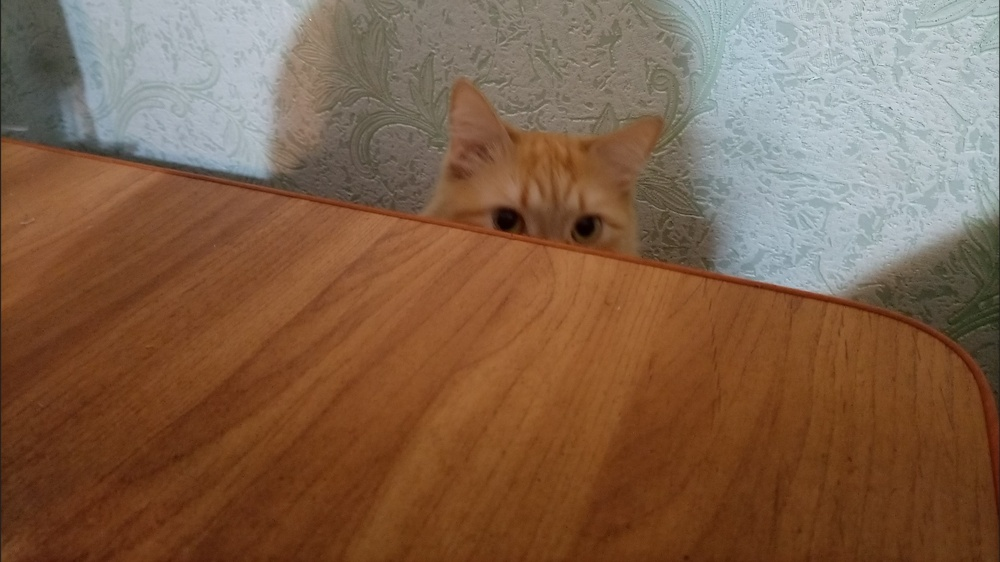
#> input picture codes/cat1.jpg, 1000 x 562 px, shrunk from 1920 x 1080 before the run
$ python 3.py
#> lines starting #> are read from the running program, lines starting #| are printed output that depends on the picture; long printed decimals are rounded
import os

# os.environ['KERAS_BACKEND'] = "plaidml.keras.backend"
# import keras


# from tensorflow import keras
import pandas as pd
import cv2 as cv
import numpy as np
import random
import matplotlib.pyplot as plt


def PSNR(I1, I2):
    s1 = cv.absdiff(I1, I2) #|I1 - I2|
    s1 = np.float32(s1)     # cannot make a square on 8 bits
    s1 = s1 * s1            # |I1 - I2|^2
    sse = s1.sum()          # sum elements per channel
    if sse <= 1e-10:        # sum channels
        return 0            # for small values return zero
    else:
        shape = I1.shape
        mse = 1.0 * sse / (shape[0] * shape[1] * shape[2])
        psnr = 10.0 * np.log10((255 * 255) / mse)
        return psnr

def MSSISM(i1, i2):
    C1 = 6.5025
    C2 = 58.5225
    # INITS
    I1 = np.float32(i1) # cannot calculate on one byte large values
    I2 = np.float32(i2)
    I2_2 = I2 * I2 # I2^2
    I1_2 = I1 * I1 # I1^2
    I1_I2 = I1 * I2 # I1 * I2
    # END INITS
    # PRELIMINARY COMPUTING
    mu1 = cv.GaussianBlur(I1, (11, 11), 1.5)
    mu2 = cv.GaussianBlur(I2, (11, 11), 1.5)
    mu1_2 = mu1 * mu1
    mu2_2 = mu2 * mu2
    mu1_mu2 = mu1 * mu2
    sigma1_2 = cv.GaussianBlur(I1_2, (11, 11), 1.5)
    sigma1_2 -= mu1_2
    sigma2_2 = cv.GaussianBlur(I2_2, (11, 11), 1.5)
    sigma2_2 -= mu2_2
    sigma12 = cv.GaussianBlur(I1_I2, (11, 11), 1.5)
    sigma12 -= mu1_mu2
    t1 = 2 * mu1_mu2 + C1
    t2 = 2 * sigma12 + C2
    t3 = t1 * t2                    # t3 = ((2*mu1_mu2 + C1).*(2*sigma12 + C2))
    t1 = mu1_2 + mu2_2 + C1
    t2 = sigma1_2 + sigma2_2 + C2
    t1 = t1 * t2                    # t1 =((mu1_2 + mu2_2 + C1).*(sigma1_2 + sigma2_2 + C2))
    ssim_map = cv.divide(t3, t1)    # ssim_map =  t3./t1;
    mssim = cv.mean(ssim_map)       # mssim = average of ssim map
    return mssim

def MSE(img1, img2):
    squared_diff = (img1 - img2) ** 2
    summed = np.sum(squared_diff)
    num_pix = img1.shape[0] * img1.shape[1]  # img1 and 2 should have same shape
    err = summed / num_pix
    return err


# 1.	Подготовить несколько тестов по 4 изображения, из которых второе два будут похожими, с точки зрения человека (например, фотография сделанная с немного другого ракурса),а третье будет значительно отличаться от первого (фотография другой сцены), четвертое изображение получить, применив какие либо шумы или размытие к первому. Подготовить не менее 2 тестов, отличающихся характером изображений (темные, светлые, большие, малые и т.п.)


img1 = cv.imread("cat1.jpg")
#> img1 is the input picture: shape (562, 1000, 3); mean B, G, R 74.5, 97.8, 128.5
# img1 = cv.resize(img1, (960, 540), interpolation=cv.INTER_AREA)
img2 = cv.imread("cat2.jpg")
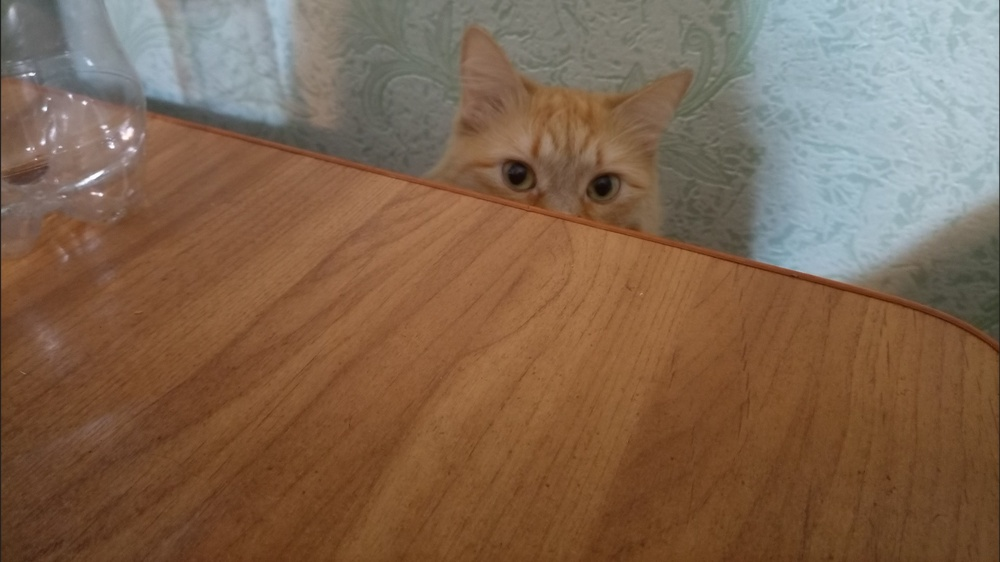
#> input picture codes/cat2.jpg, 1000 x 562 px, shrunk from 1920 x 1080 before the run
#> img2 is the input picture: shape (562, 1000, 3); mean B, G, R 79.2, 101.1, 127.7
# img2 = cv.resize(img2, (960, 540), interpolation=cv.INTER_AREA)
img3 = cv.imread("untitled4.png")
# img3 = cv.resize(img3, (960, 540), interpolation=cv.INTER_AREA)
img4 = img1.copy()
img4 = cv.medianBlur(img4,21)

# [172 lines of commented-out code are left out]

gauss = cv.GaussianBlur(img1, (3,3), cv.BORDER_DEFAULT)
bilateral= cv.bilateralFilter(img1, 100 ,25,300)

print("MSE img1, GaussianBlur :",MSE(img1, gauss))
#> in MSE, `squared_diff = (img1 - img2) ** 2`:
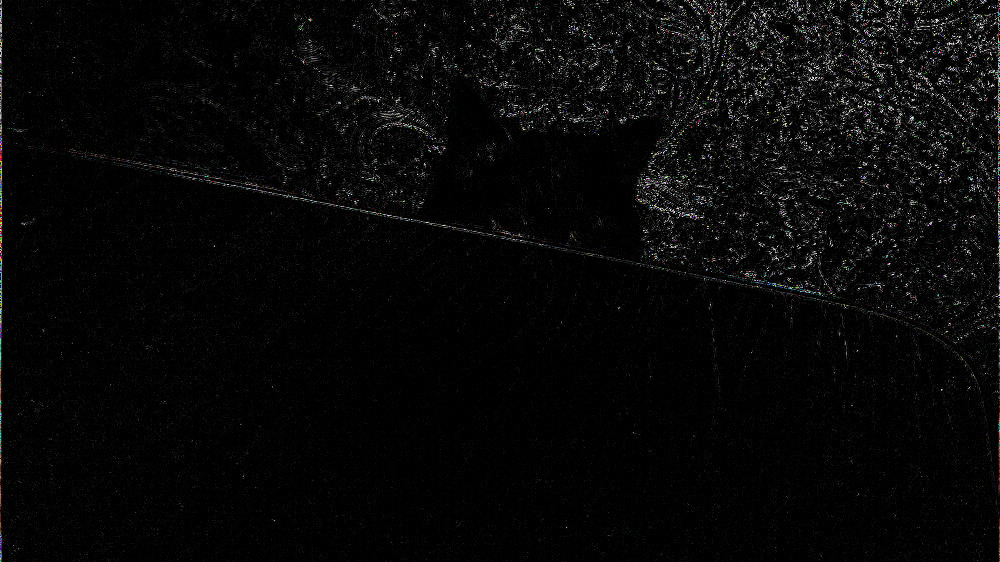
#> squared_diff: shape (562, 1000, 3); mean B, G, R 8, 7.9, 8
#> in MSE, `summed = np.sum(squared_diff)`: summed = 13486177
#> in MSE, `err = summed / num_pix`: err = 24
#| MSE img1, GaussianBlur : 23.997
print("MSE img1, bilateralFilter :",MSE(img1, bilateral))
#> in MSE (call 2), `squared_diff = (img1 - img2) ** 2`:
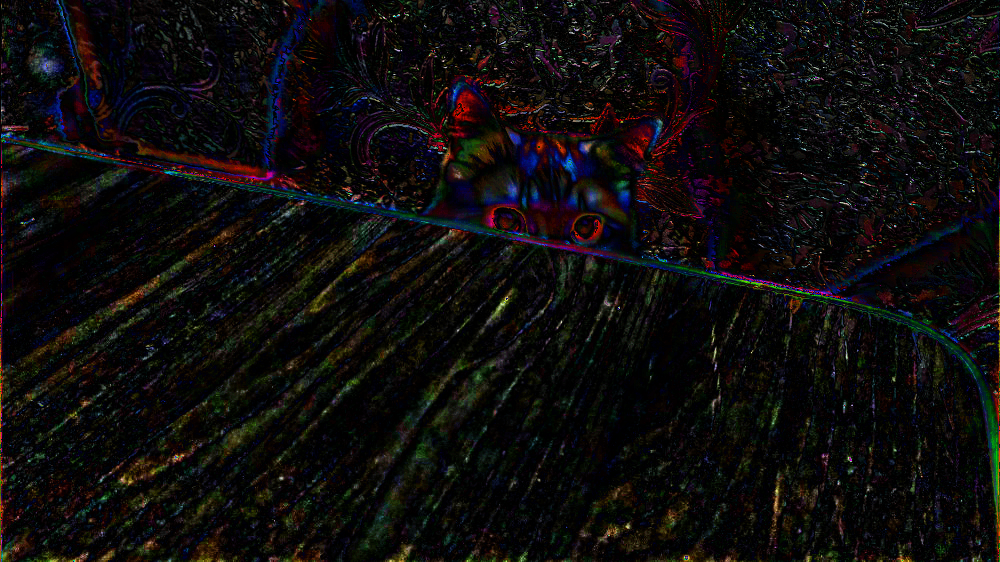
#> squared_diff: shape (562, 1000, 3); mean B, G, R 12.1, 12.4, 14.5
#> in MSE (call 2), `summed = np.sum(squared_diff)`: summed = 21932924
#> in MSE (call 2), `err = summed / num_pix`: err = 39.03
#| MSE img1, bilateralFilter : 39.027

print("PSNR img1, GaussianBlur :",PSNR(img1, gauss))
#> in PSNR, `s1 = cv.absdiff(I1, I2)`:
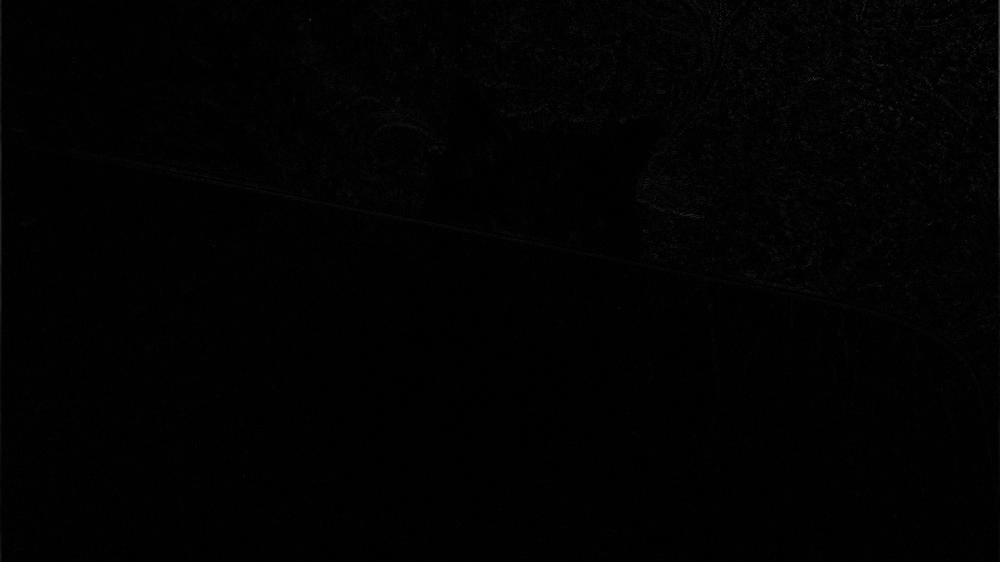
#> s1: shape (562, 1000, 3); mean B, G, R 1.9, 1.9, 1.9
#> in PSNR, `sse = s1.sum()`: sse = 19805014
#> in PSNR, `mse = 1.0 * sse / (shape[0] * shape[1] * shape[2])`: mse = 11.75
#> in PSNR, `psnr = 10.0 * np.log10((255 * 255) / mse)`: psnr = 37.43
#| PSNR img1, GaussianBlur : 37.432
print("PSNR img1, bilateralFilter :",PSNR(img1, bilateral))
#| PSNR img1, bilateralFilter : 36.885

print("MSSISM img1, GaussianBlur :",MSSISM(img1, gauss))
#> in MSSISM, `I1_2 = I1 * I1`:
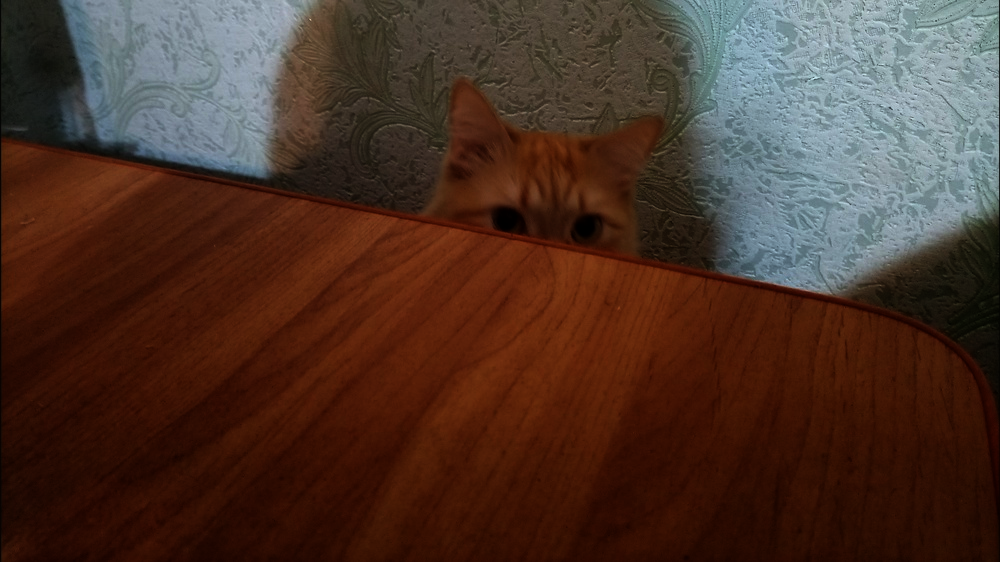
#> I1_2: shape (562, 1000, 3) float32; mean B, G, R 9378.6, 11776.2, 17347.7; drawn with min black and max white
#> in MSSISM, `ssim_map = cv.divide(t3, t1)`:
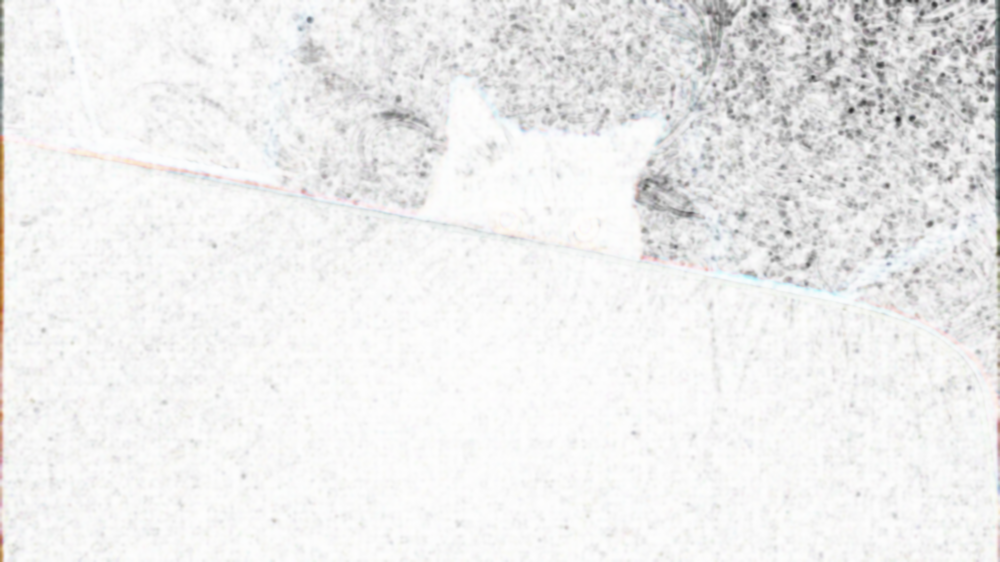
#> ssim_map: shape (562, 1000, 3) float32; mean B, G, R 0.933, 0.934, 0.935
#> in MSSISM, `mssim = cv.mean(ssim_map)`: mssim = (0.933, 0.934, 0.935, 0)
#| MSSISM img1, GaussianBlur : (0.9333, 0.9344, 0.9347, 0.0)
print("MSSISM img1, bilateralFilter :",MSSISM(img1, bilateral))
#> in MSSISM (call 2), `mu2_2 = mu2 * mu2`:
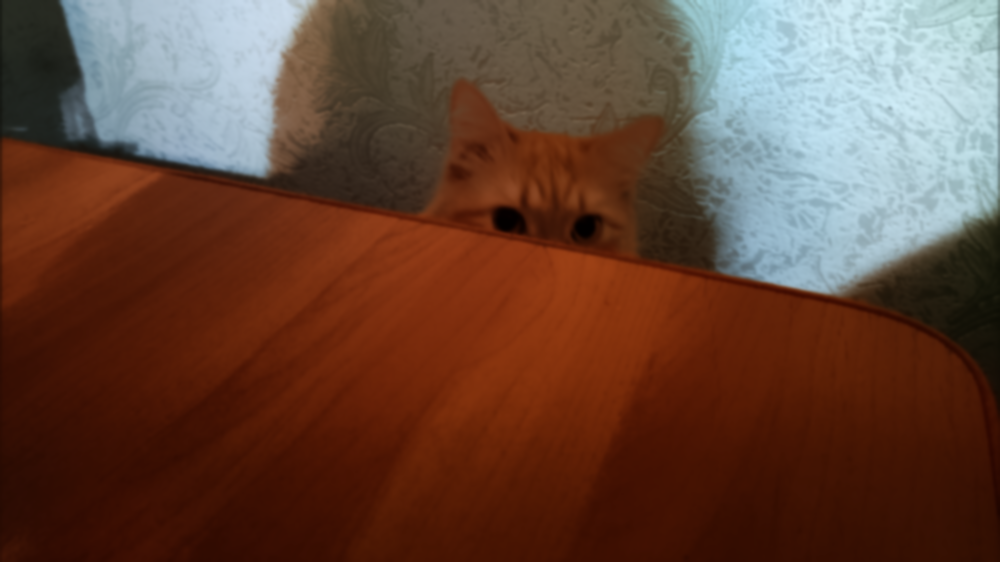
#> mu2_2: shape (562, 1000, 3) float32; mean B, G, R 9345.9, 11751.7, 17306.9; drawn with min black and max white
#> in MSSISM (call 2), `mssim = cv.mean(ssim_map)`: mssim = (0.947, 0.955, 0.954, 0)
#| MSSISM img1, bilateralFilter : (0.9469, 0.9548, 0.9536, 0.0)


cv.waitKey(00)
